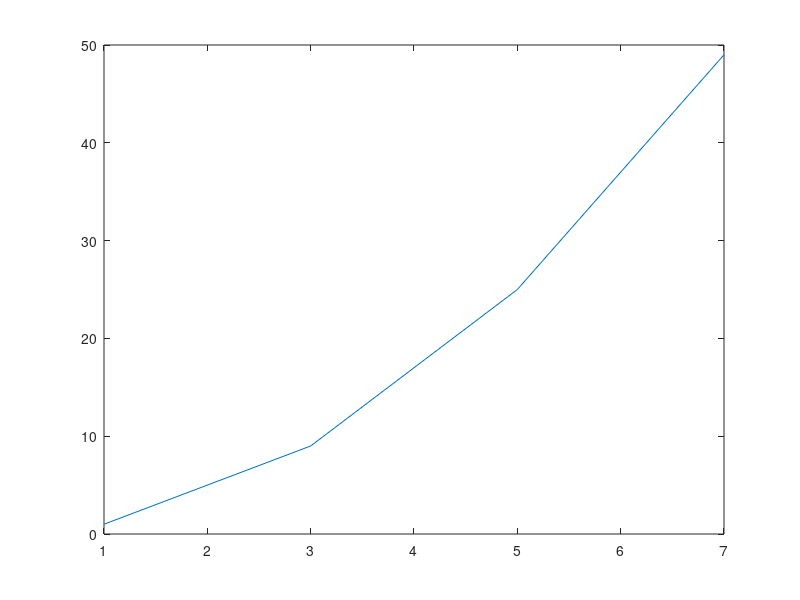

This figure's MATLAB source:
%plotsquaresMarcoGonzalez

%Inputs intger (x) vector (vec)

%Marco Gonzalez / EA 3 / 09/22/2016
%-------------------Begin Code----------------
clc

n=0;
vec1=0;
vec2=0;


n=randi(100);
vec1=1:2:n;

n=n^2;
vec2=vec1.^2;

plot(vec1,vec2)
